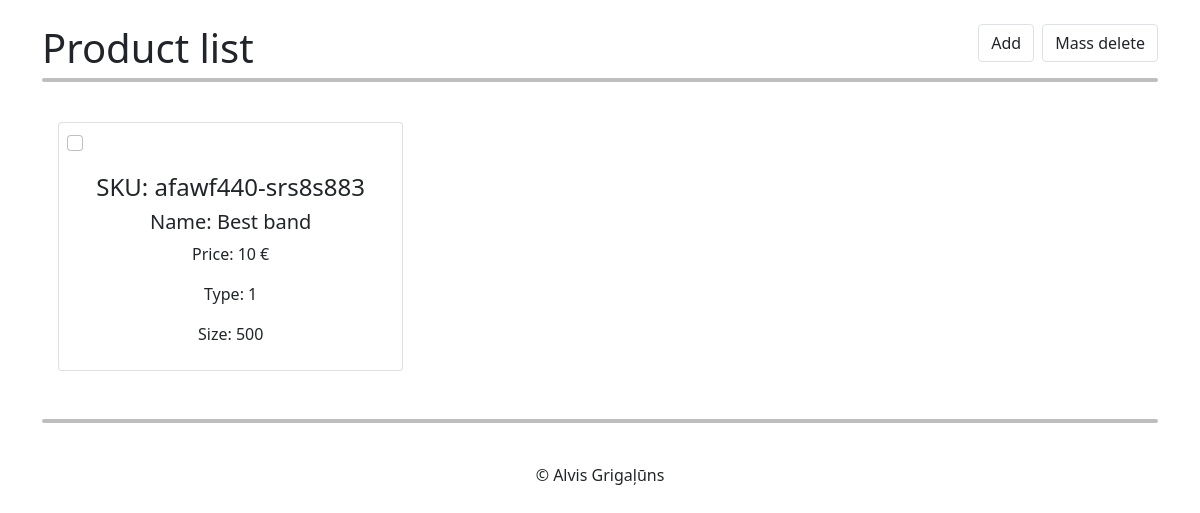
The app's page /, older data.
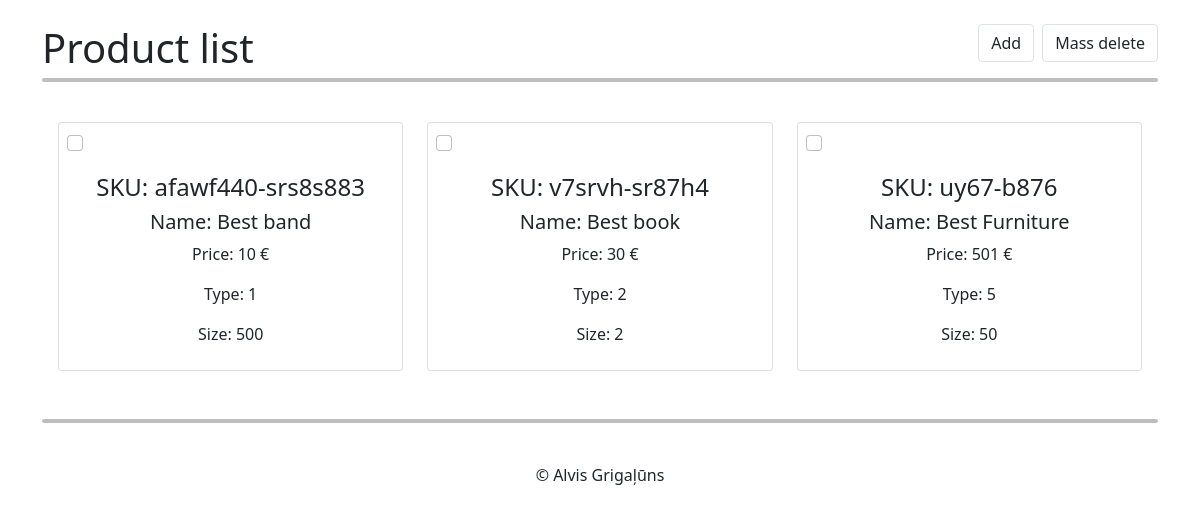
The same page, newer data.
### tables this page shows
CREATE TABLE `product` (
  `id` int NOT NULL,
  `sku` tinytext NOT NULL,
  `name` varchar(50) NOT NULL,
  `price` decimal(10,0) NOT NULL,
  `size` int NOT NULL,
  `type_id` int NOT NULL
);

### entity/ProductRepository.php (called while the page is built, shortened)
<?php
class ProductRepository
{
    public function getConnection()
    {
        $connection = new mysqli('mysql', 'root', 'password', 'scandiweb');
        return $connection;
    }
    public function getProducts()
    {
        $query = "SELECT * FROM product";
        $result = $this->getConnection()->query($query);
        $products = [];
        while ($row = $result->fetch_array()) {
            $products[] = new Product(
                $row['id'],
                $row['sku'],
                $row['name'],
                $row['price'],
                $row['type_id'],
                $row['size']
            );
        }
        return $products;
    }
}

### entity/Product.php (called while the page is built, shortened)
<?php
class Product
{
    private $id;
    private $sku;
    private $name;
    private $price;
    private $type;
    private $size;
    public function __construct($id, $sku, $name, $price, $type, $size)
    {
        $this->id = $id;
        $this->sku = $sku;
        $this->name = $name;
        $this->price = $price;
        $this->type = $type;
        $this->size = $size;
    }
    public function getId()
    {
        return $this->id;
    }
    public function getSku()
    {
        return $this->sku;
    }
    public function getName()
    {
        return $this->name;
    }
    public function getPrice()
    {
        return $this->price;
    }
    public function getType()
    {
        return $this->type;
    }
    public function getSize()
    {
        return $this->size;
    }
}

### index.php (the view, shortened to what this page needs)
<?php
require_once('entity/Product.php');
include 'includes/header.php';
$productData = new ProductRepository();
$products = $productData->getProducts();
?>
    <div class="container overflow-hidden">
        <div class="top mt-4">
            <h1 class="position-absolute">Product list</h1>
            <div class="d-flex justify-content-end position-relative">
                <a href="add.php" class="btn btn-white border mx-2">Add</a>
                <a href="" class="btn btn-white border" id="delete-product-btn">Mass delete</a>
            </div>
        </div>
        <hr>
        <div class="row p-3">
            <?php
            foreach ($products as $product) { ?>
                <div class="col-4">
                    <div class="card col-12 p-2 mt-2 mb-3">
                        <div class="form-check">
                            <input class="form-check-input delete-checkbox" type="checkbox" value="<?= $product->getId() ?>">
                        </div>
                        <div class="card-body text-center">
                            <h4 class="card-title">SKU: <?= $product->getSku() ?> </h4>
                            <h5 class="card-title">Name: <?= $product->getName() ?> </h5>
                            <p class="card-text">Price: <?= $product->getPrice() ?> &euro;</p>
                            <p class="card-text">Type: <?= $product->getType() ?> </p>
                            <p class="card-text">Size: <?= $product->getSize() ?> </p>
                        </div>
                    </div>
                </div>
            <?php  } ?>
        </div>
        <hr>
    </div>
<?php include 'includes/footer.php'; ?>

Row changes from the older to the newer data that the page shows:
added product: sku "v7srvh-sr87h4", name "Best book", price "30", type "2", size "2"
added product: sku "uy67-b876", name "Best Furniture", price "501", type "5", size "50"
